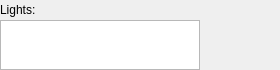
<?xml version="1.0" encoding="UTF-8"?>
<ui version="4.0">
 <class>ui::assets::studiomodel::StudioModelLightingPanel</class>
 <widget class="QWidget" name="ui::assets::studiomodel::StudioModelLightingPanel">
  <property name="geometry">
   <rect>
    <x>0</x>
    <y>0</y>
    <width>280</width>
    <height>70</height>
   </rect>
  </property>
  <property name="windowTitle">
   <string>Form</string>
  </property>
  <layout class="QGridLayout" name="gridLayout">
   <property name="leftMargin">
    <number>0</number>
   </property>
   <property name="topMargin">
    <number>0</number>
   </property>
   <property name="rightMargin">
    <number>0</number>
   </property>
   <property name="bottomMargin">
    <number>0</number>
   </property>
   <property name="verticalSpacing">
    <number>0</number>
   </property>
   <item row="0" column="2">
    <spacer name="horizontalSpacer">
     <property name="orientation">
      <enum>Qt::Horizontal</enum>
     </property>
     <property name="sizeHint" stdset="0">
      <size>
       <width>0</width>
       <height>20</height>
      </size>
     </property>
    </spacer>
   </item>
   <item row="1" column="0">
    <widget class="QListWidget" name="Lights">
     <property name="sizePolicy">
      <sizepolicy hsizetype="Fixed" vsizetype="Fixed">
       <horstretch>0</horstretch>
       <verstretch>0</verstretch>
      </sizepolicy>
     </property>
     <property name="minimumSize">
      <size>
       <width>200</width>
       <height>50</height>
      </size>
     </property>
     <property name="maximumSize">
      <size>
       <width>200</width>
       <height>50</height>
      </size>
     </property>
    </widget>
   </item>
   <item row="0" column="0">
    <widget class="QLabel" name="label">
     <property name="text">
      <string>Lights:</string>
     </property>
    </widget>
   </item>
   <item row="2" column="0">
    <spacer name="verticalSpacer">
     <property name="orientation">
      <enum>Qt::Vertical</enum>
     </property>
     <property name="sizeHint" stdset="0">
      <size>
       <width>20</width>
       <height>0</height>
      </size>
     </property>
    </spacer>
   </item>
   <item row="0" column="1" rowspan="2">
    <widget class="QStackedWidget" name="LightSettingsContainer">
     <property name="sizePolicy">
      <sizepolicy hsizetype="Minimum" vsizetype="Preferred">
       <horstretch>0</horstretch>
       <verstretch>0</verstretch>
      </sizepolicy>
     </property>
    </widget>
   </item>
  </layout>
 </widget>
 <resources/>
 <connections/>
</ui>
